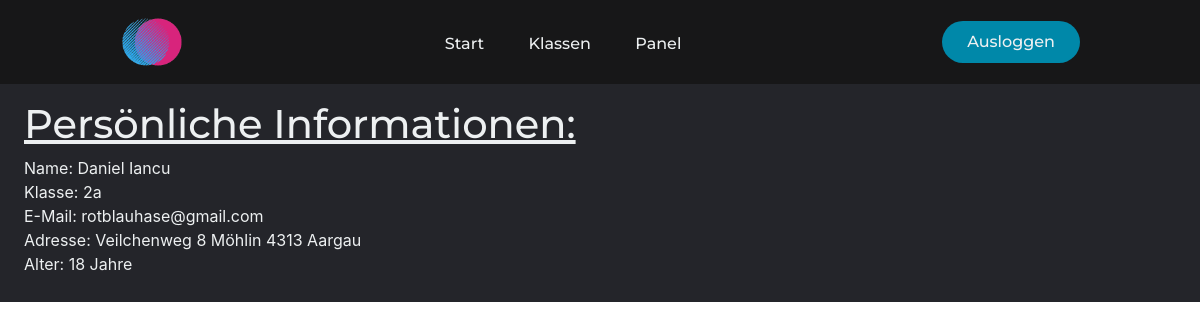
/ (signed in), run on the app's committed database.
### mainApp/models.py (models this page shows, shortened)
class Person(AbstractUser):
    klasse = models.ForeignKey(SchoolClass, on_delete=models.CASCADE, blank=True, null=True)
    birth = models.DateField(default=datetime.date.today)
    street = models.CharField(max_length=25, blank=True, null=True)
    street_number = models.IntegerField(validators=[MinValueValidator(0), MaxValueValidator(99)], blank=True, null=True)
    city = models.CharField(max_length=20, blank=True, null=True)
    province = models.CharField(max_length=20, blank=True, null=True)
    code = models.IntegerField(validators=[MinValueValidator(0, MaxValueValidator(9999))], blank=True, null=True)
    def return_address(self):
        if self.street and self.street_number and self.city and self.province and self.code:
            return self.street + ' ' + str(self.street_number) + ' ' + self.city + ' ' + str(self.code) + ' ' + self.province
        else:
            return 'N/A'
    def get_age(self):
        return int((datetime.date.today() - self.birth).days / 365.25)
    def is_teacher(self):
        return self.groups.filter(name='Teacher').exists()

class SchoolClass(models.Model):
    name = models.CharField(default='', max_length=5)
    def __str__(self):
        return f'{self.name}'
    class Meta:
        verbose_name = 'School Class'
        verbose_name_plural = "School Classes"

### mainApp/views.py (the view)
# urls.py: path('', views.main_page, name='home'),
def main_page(request):
    if request.user.is_authenticated:  # if user is logged in
        if request.method == "POST":
            if request.POST['logout'] == 'logout':  # check if post is for logout
                logout(request)  # logout the user
                return redirect('loginForm:login')
        else:
            return render(request, 'index.html', {})
    else:  # else redirect to login page
        return redirect('loginForm:login')

### mainApp/templates/index.html
{% extends 'layout.html' %}
{% block body %}
    <main>
        <div class="personal-info">
            <h1>
                <u>Persönliche Informationen:</u>
            </h1>
            <p>
                {% if user.first_name|length > 0 and user.last_name|length > 0 %}
                    Name: {{ user.first_name }} {{ user.last_name }}
                    {% else %}
                    Name: <strong>Kein Name angegeben, bitte wenden Sie sich an ihren Administrator!</strong>
                {% endif %}
                <br>
                {% if user.klasse %}
                    Klasse: {{ user.klasse }}
                    <br>
                {% endif %}
                {% if user.email|length > 0 %}
                    E-Mail: {{ user.email }}
                    {% else %}
                    E-Mail: <strong>Keine E-Mail angegeben, bitte wenden Sie sich an ihren Administrator!</strong>
                {% endif %}
                <br>
                Adresse: {{ user.return_address }}
                <br>
                {% if user.get_age > 10 %}
                    Alter: {{ user.get_age }} Jahre
                {% else %}
                    Alter: <strong>Kein Alter angegeben, bitte wenden Sie sich an ihren Administrator!</strong>
                {% endif %}
            </p>
        </div>
    </main>
{% endblock %}

### static/css/styles.css (style rules this page uses)
* { --main-bg-color: #24252A; --nav-bg-color: #171718; --button-roundness: 20px; box-sizing: border-box; margin: 0; padding: 0; }
h1, h2 { font-family: "Montserrat", sans-serif; font-weight: 500; color: #edf0f1; text-decoration: none; }
main { background-color: var(--main-bg-color); min-width: 100%; min-height: 100%; }
.personal-info { padding-top: 2vh; padding-bottom: 10px; margin-left: 2vw; color: #edf0f1; }

### data on the page
Person: first_name "Daniel", last_name "Iancu", klasse "2a", email "rotblauhase@gmail.com", return_address "Veilchenweg 8 Möhlin 4313 Aargau", get_age "18"
